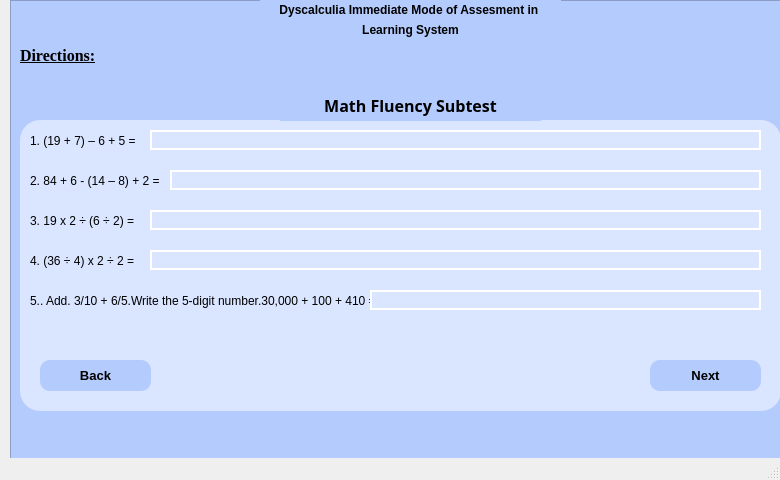
<?xml version="1.0" encoding="UTF-8"?>
<ui version="4.0">
 <class>MainWindow</class>
 <widget class="QMainWindow" name="MainWindow">
  <property name="geometry">
   <rect>
    <x>0</x>
    <y>0</y>
    <width>780</width>
    <height>480</height>
   </rect>
  </property>
  <property name="windowTitle">
   <string>MainWindow</string>
  </property>
  <widget class="QWidget" name="centralwidget">
   <widget class="QFrame" name="frame">
    <property name="geometry">
     <rect>
      <x>10</x>
      <y>0</y>
      <width>780</width>
      <height>480</height>
     </rect>
    </property>
    <property name="styleSheet">
     <string notr="true">background-color: rgb(180, 203, 253);</string>
    </property>
    <property name="frameShape">
     <enum>QFrame::StyledPanel</enum>
    </property>
    <property name="frameShadow">
     <enum>QFrame::Raised</enum>
    </property>
    <widget class="QLabel" name="label">
     <property name="geometry">
      <rect>
       <x>250</x>
       <y>0</y>
       <width>301</width>
       <height>20</height>
      </rect>
     </property>
     <property name="font">
      <font>
       <weight>75</weight>
       <bold>true</bold>
       <underline>false</underline>
      </font>
     </property>
     <property name="text">
      <string>Dyscalculia Immediate Mode of Assesment in </string>
     </property>
     <property name="alignment">
      <set>Qt::AlignCenter</set>
     </property>
     <property name="wordWrap">
      <bool>false</bool>
     </property>
    </widget>
    <widget class="QLabel" name="label_2">
     <property name="geometry">
      <rect>
       <x>250</x>
       <y>20</y>
       <width>301</width>
       <height>20</height>
      </rect>
     </property>
     <property name="font">
      <font>
       <weight>75</weight>
       <bold>true</bold>
       <underline>false</underline>
      </font>
     </property>
     <property name="text">
      <string>Learning System</string>
     </property>
     <property name="alignment">
      <set>Qt::AlignCenter</set>
     </property>
     <property name="wordWrap">
      <bool>false</bool>
     </property>
    </widget>
    <widget class="QLabel" name="label_3">
     <property name="geometry">
      <rect>
       <x>10</x>
       <y>40</y>
       <width>91</width>
       <height>31</height>
      </rect>
     </property>
     <property name="font">
      <font>
       <family>Times New Roman</family>
       <pointsize>12</pointsize>
       <weight>75</weight>
       <bold>true</bold>
       <underline>true</underline>
      </font>
     </property>
     <property name="mouseTracking">
      <bool>false</bool>
     </property>
     <property name="text">
      <string>Directions:</string>
     </property>
    </widget>
    <widget class="QFrame" name="frame_2">
     <property name="geometry">
      <rect>
       <x>10</x>
       <y>120</y>
       <width>761</width>
       <height>291</height>
      </rect>
     </property>
     <property name="styleSheet">
      <string notr="true">background-color: rgb(218, 229, 255);
border-radius: 20px;</string>
     </property>
     <property name="frameShape">
      <enum>QFrame::StyledPanel</enum>
     </property>
     <property name="frameShadow">
      <enum>QFrame::Raised</enum>
     </property>
     <widget class="QLabel" name="label_5">
      <property name="geometry">
       <rect>
        <x>10</x>
        <y>10</y>
        <width>741</width>
        <height>21</height>
       </rect>
      </property>
      <property name="text">
       <string>1. (19 + 7) – 6 + 5 = </string>
      </property>
     </widget>
     <widget class="QLabel" name="label_6">
      <property name="geometry">
       <rect>
        <x>10</x>
        <y>50</y>
        <width>741</width>
        <height>21</height>
       </rect>
      </property>
      <property name="text">
       <string>2. 84 + 6 - (14 – 8) + 2 = </string>
      </property>
     </widget>
     <widget class="QLabel" name="label_7">
      <property name="geometry">
       <rect>
        <x>10</x>
        <y>90</y>
        <width>741</width>
        <height>21</height>
       </rect>
      </property>
      <property name="text">
       <string>3. 19 x 2 ÷ (6 ÷ 2) = </string>
      </property>
     </widget>
     <widget class="QLabel" name="label_8">
      <property name="geometry">
       <rect>
        <x>10</x>
        <y>130</y>
        <width>741</width>
        <height>21</height>
       </rect>
      </property>
      <property name="text">
       <string>4. (36 ÷ 4) x 2 ÷ 2 = </string>
      </property>
     </widget>
     <widget class="QLabel" name="label_9">
      <property name="geometry">
       <rect>
        <x>10</x>
        <y>160</y>
        <width>741</width>
        <height>41</height>
       </rect>
      </property>
      <property name="text">
       <string>5.. Add. 3/10 + 6/5.Write the 5-digit number.30,000 + 100 + 410 =</string>
      </property>
     </widget>
     <widget class="QPushButton" name="pushButton">
      <property name="geometry">
       <rect>
        <x>20</x>
        <y>240</y>
        <width>111</width>
        <height>31</height>
       </rect>
      </property>
      <property name="font">
       <font>
        <pointsize>10</pointsize>
        <weight>75</weight>
        <bold>true</bold>
       </font>
      </property>
      <property name="cursor">
       <cursorShape>PointingHandCursor</cursorShape>
      </property>
      <property name="styleSheet">
       <string notr="true">background-color: rgb(180, 203, 253);
border-radius: 10px;</string>
      </property>
      <property name="text">
       <string>Back</string>
      </property>
     </widget>
     <widget class="QPushButton" name="pushButton_2">
      <property name="geometry">
       <rect>
        <x>630</x>
        <y>240</y>
        <width>111</width>
        <height>31</height>
       </rect>
      </property>
      <property name="font">
       <font>
        <pointsize>10</pointsize>
        <weight>75</weight>
        <bold>true</bold>
        <kerning>true</kerning>
       </font>
      </property>
      <property name="cursor">
       <cursorShape>PointingHandCursor</cursorShape>
      </property>
      <property name="acceptDrops">
       <bool>false</bool>
      </property>
      <property name="styleSheet">
       <string notr="true">background-color: rgb(180, 203, 253);
border-radius: 10px;</string>
      </property>
      <property name="text">
       <string>Next</string>
      </property>
      <property name="autoDefault">
       <bool>false</bool>
      </property>
     </widget>
     <widget class="QLineEdit" name="lineEdit">
      <property name="geometry">
       <rect>
        <x>130</x>
        <y>10</y>
        <width>611</width>
        <height>20</height>
       </rect>
      </property>
      <property name="styleSheet">
       <string notr="true">QLineEdit {
	border: 2px solid #FFFFFF;
}

QLineEdit:focus{
	border: 2px solid #000000
}</string>
      </property>
     </widget>
     <widget class="QLineEdit" name="lineEdit_2">
      <property name="geometry">
       <rect>
        <x>150</x>
        <y>50</y>
        <width>591</width>
        <height>20</height>
       </rect>
      </property>
      <property name="styleSheet">
       <string notr="true">QLineEdit {
	border: 2px solid #FFFFFF;
}

QLineEdit:focus{
	border: 2px solid #000000
}</string>
      </property>
     </widget>
     <widget class="QLineEdit" name="lineEdit_3">
      <property name="geometry">
       <rect>
        <x>130</x>
        <y>90</y>
        <width>611</width>
        <height>20</height>
       </rect>
      </property>
      <property name="styleSheet">
       <string notr="true">QLineEdit {
	border: 2px solid #FFFFFF;
}

QLineEdit:focus{
	border: 2px solid #000000
}</string>
      </property>
     </widget>
     <widget class="QLineEdit" name="lineEdit_4">
      <property name="geometry">
       <rect>
        <x>130</x>
        <y>130</y>
        <width>611</width>
        <height>20</height>
       </rect>
      </property>
      <property name="styleSheet">
       <string notr="true">QLineEdit {
	border: 2px solid #FFFFFF;
}

QLineEdit:focus{
	border: 2px solid #000000
}</string>
      </property>
     </widget>
     <widget class="QLineEdit" name="lineEdit_5">
      <property name="geometry">
       <rect>
        <x>350</x>
        <y>170</y>
        <width>391</width>
        <height>20</height>
       </rect>
      </property>
      <property name="styleSheet">
       <string notr="true">QLineEdit {
	border: 2px solid #FFFFFF;
}

QLineEdit:focus{
	border: 2px solid #000000
}</string>
      </property>
     </widget>
    </widget>
    <widget class="QLabel" name="label_4">
     <property name="geometry">
      <rect>
       <x>270</x>
       <y>90</y>
       <width>261</width>
       <height>31</height>
      </rect>
     </property>
     <property name="font">
      <font>
       <family>Baskerville Old Face</family>
       <pointsize>12</pointsize>
       <weight>75</weight>
       <bold>true</bold>
       <underline>false</underline>
      </font>
     </property>
     <property name="mouseTracking">
      <bool>false</bool>
     </property>
     <property name="text">
      <string>Math Fluency Subtest</string>
     </property>
     <property name="alignment">
      <set>Qt::AlignCenter</set>
     </property>
    </widget>
   </widget>
  </widget>
  <widget class="QMenuBar" name="menubar">
   <property name="geometry">
    <rect>
     <x>0</x>
     <y>0</y>
     <width>780</width>
     <height>21</height>
    </rect>
   </property>
  </widget>
  <widget class="QStatusBar" name="statusbar"/>
 </widget>
 <resources/>
 <connections/>
</ui>
